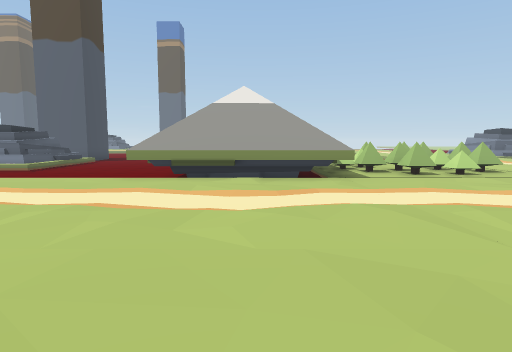
[1] (above)

24 first-person views from a walk through a 3-D level made in the Unity game engine. The camera is 1.5 m above the floor, tilts 6° down and sees 75° across. The floor is counted in squares, 2 m on a side. Each view is taken from the middle of a square. On the plan, view 1 faces up. The plan holds only what a view shows up to about 11 squares ahead; the rest is blank. The place goes on beyond the plan. The player is left out. Some surface patterns are stand-ins.

[2]
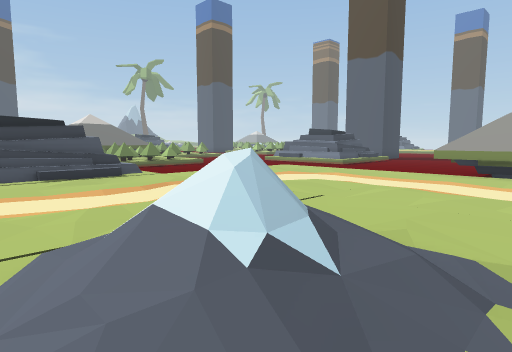

[3]
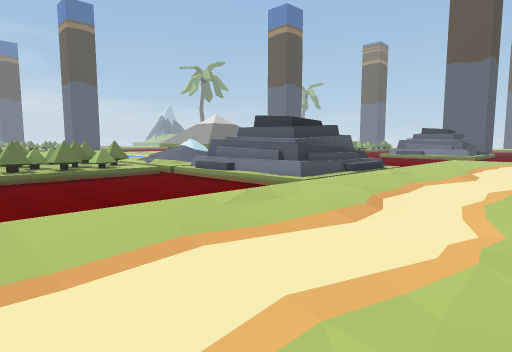

[4]
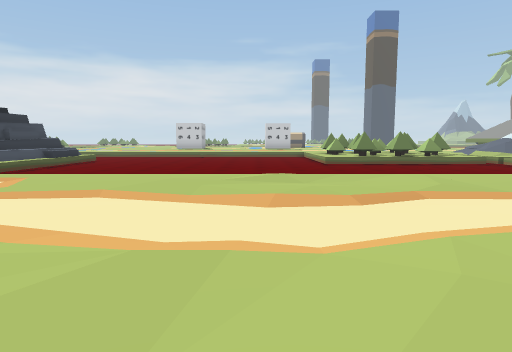

[5]
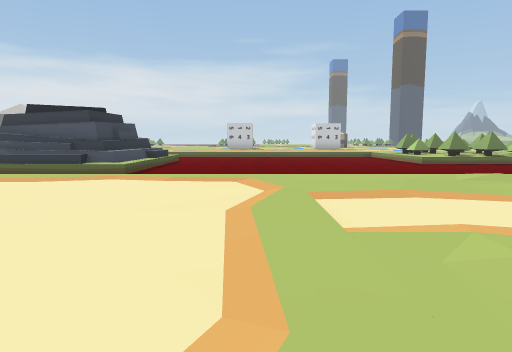

[6]
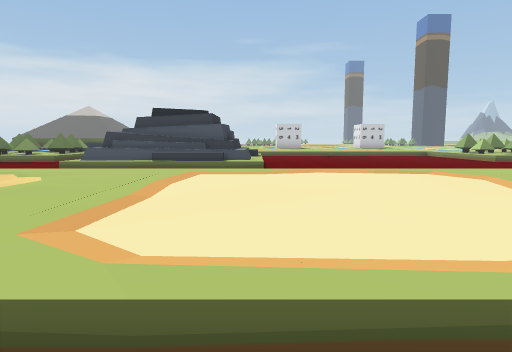

[7]
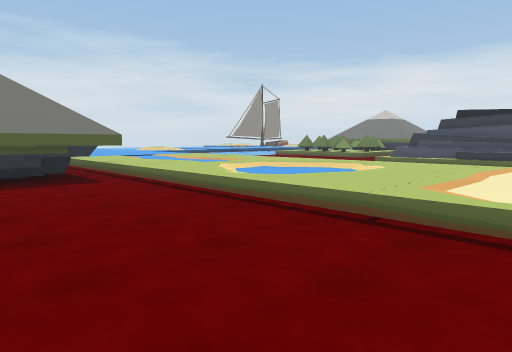

[8]
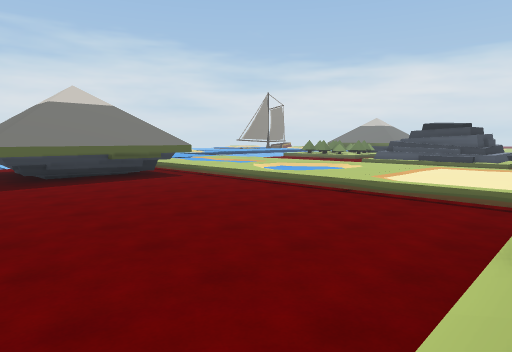

[9]
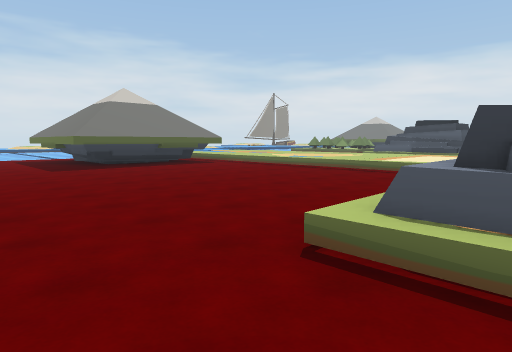

[10]
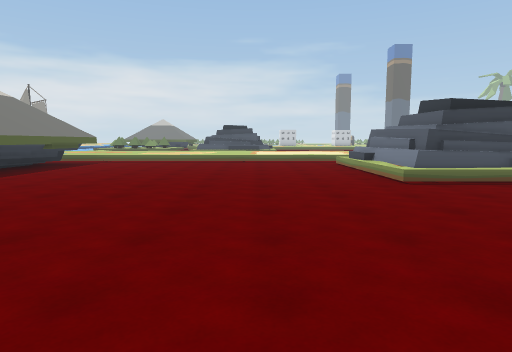

[11]
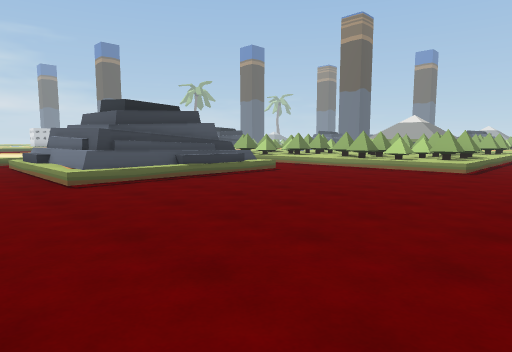

[12]
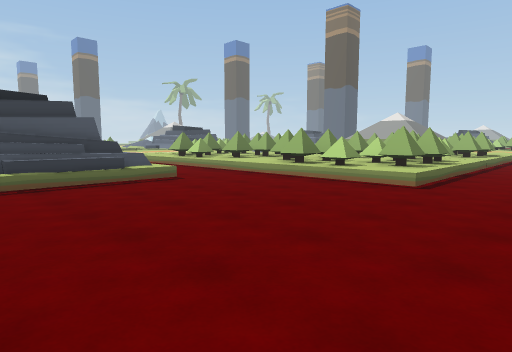

[13]
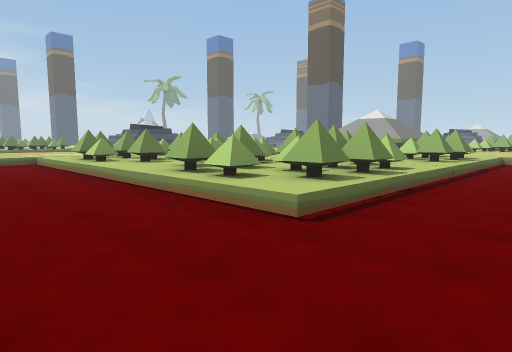

[14]
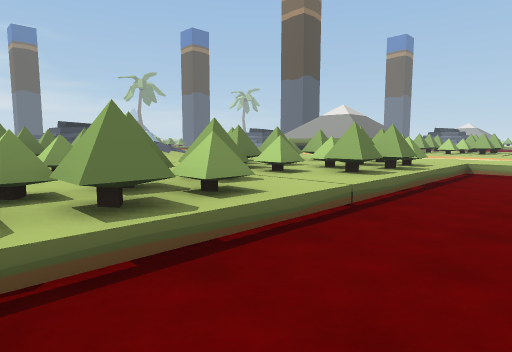

[15]
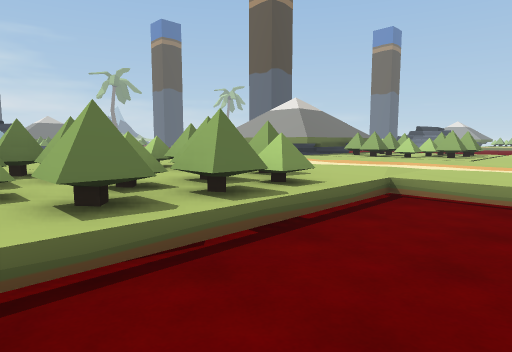

[16]
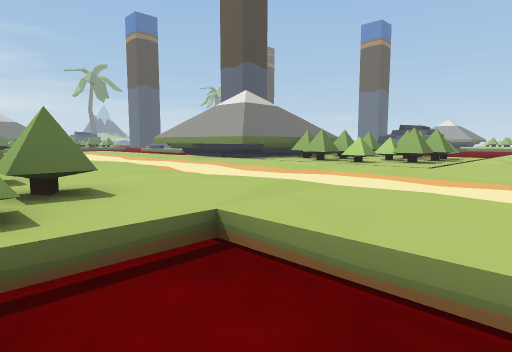

[17]
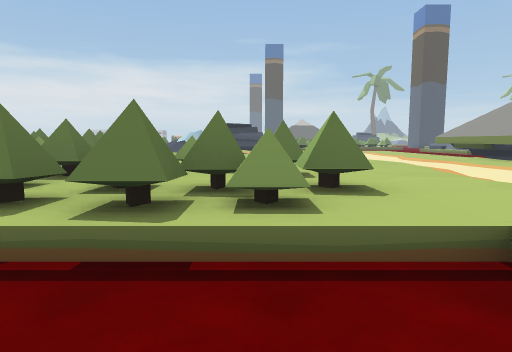

[18]
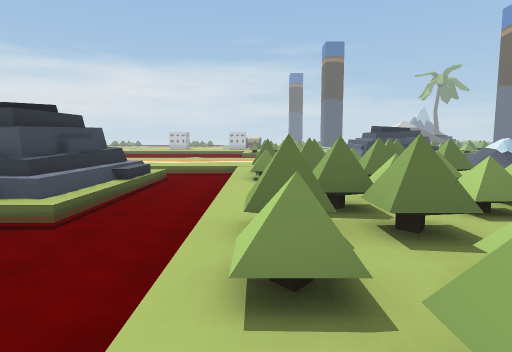

[19]
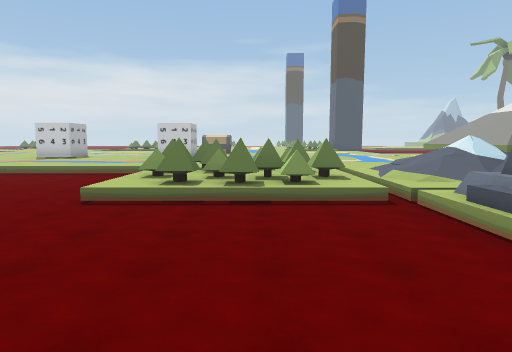

[20]
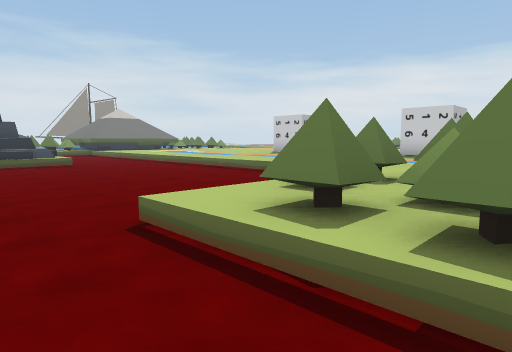

[21]
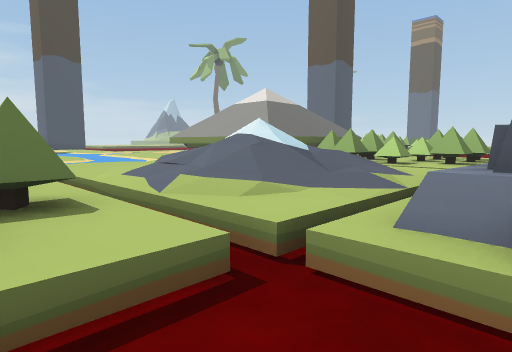

[22]
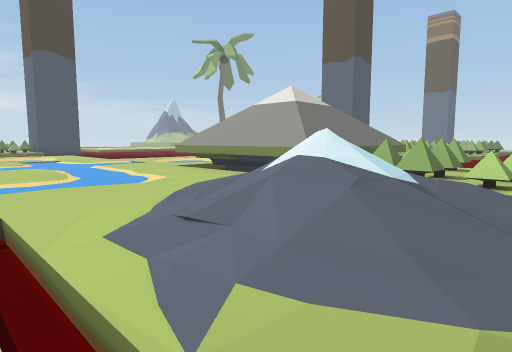

[23]
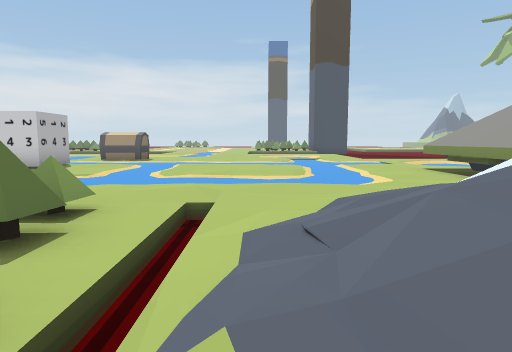

[24]
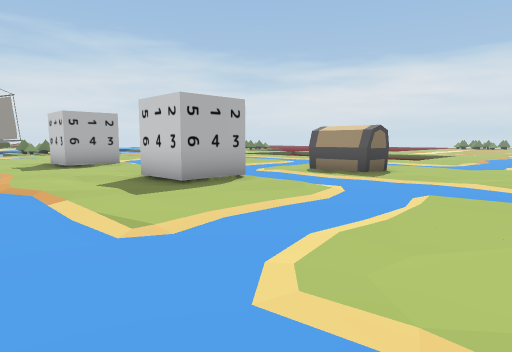

### Floor plan
Key: @ floor where view 1 was taken; # wall or solid block; x gap in a wall; . main floor; : floor 0.25 m higher than the main floor; - floor 0.25 m lower than the main floor; _ floor 0.5 m lower than the main floor; / step, stairs or slope; = window, fence, low wall or low ledge; ^ raised ledge.
Columns run from 24 left of view 1 to 9 right of it. Each row starts with its distance up from view 1.
 11                 _____       ##=/
 10                 _____     ###=#/.
  9                          ####=#/.
  8                      ######.#=./.
  7       ^ #        .......:....:..:
  6       #=##=      .......:....:...
  5       # #=#       ................
  4 .^    ^####      :................
  3 .^####^ ##.     /:..:....:....:...
  2 :.:...   //    //:.. /.::....##/__
  1 :.....  ///  ##=/.:.  ::::.=##=/__
  0 ......////// ===/....  /@:.=##=/__
 -1 ......://///#==#/..../////.##=#/__
 -2 ......./////=##=/....////...#=./__
 -3 ..:..://///_____/:..    ## ..##/__
 -4 .....:/=##=_____/.:.:  ### ####/__
 -5 ...... ####_____/.... ####x=###/__
 -6 .....  ##=#_____/.... ##=#.##=#/__
 -7 :.... ..##/_____/..../.#=...#=./__
 -8 ##:. :/ ///___  /:..:/____________
 -9  #.: :/_______  /.:.:/____________
-10  ... ./_______  /....//=###/______
-11 .... ./_______  /....  /###/______
-12 .... ./_______  /....   ###/______
-13 ##:..:/_______  /..../  ###/______
-14  #.   /_______  /....//=##=/______
-15  ..   /_______  /..../____________
-16         _////// /..../____________
-17          /###=/ /..../____________
-18            ##// /..../___________
-19             =// /.//./__________
-20             #=/ //--//_________
-21              // ///-//_______
-22             __  /..../_______
-23            ___  /:..:######__
-24            __    .:.:######_

Positions as (right, up) in squares from view 1, and headings:
1: (0, 0), facing up
2: (0, -2), facing up-left
3: (-4, -8), facing up-left
4: (-3, -10), facing left
5: (-3, -13), facing left
6: (-2, -16), facing left
7: (0, -16), facing down-left
8: (3, -14), facing down-left
9: (5, -13), facing down-left
10: (9, -17), facing left
11: (9, -16), facing up-left
12: (9, -13), facing up-left
13: (9, -10), facing up-left
14: (9, -6), facing up-left
15: (9, -2), facing up-left
16: (9, 1), facing up-left
17: (9, 1), facing left
18: (7, -7), facing left
19: (-8, -5), facing left
20: (-12, -5), facing down-left
21: (-12, -4), facing up-left
22: (-14, -3), facing up-left
23: (-14, -2), facing left
24: (-20, -3), facing down-left
